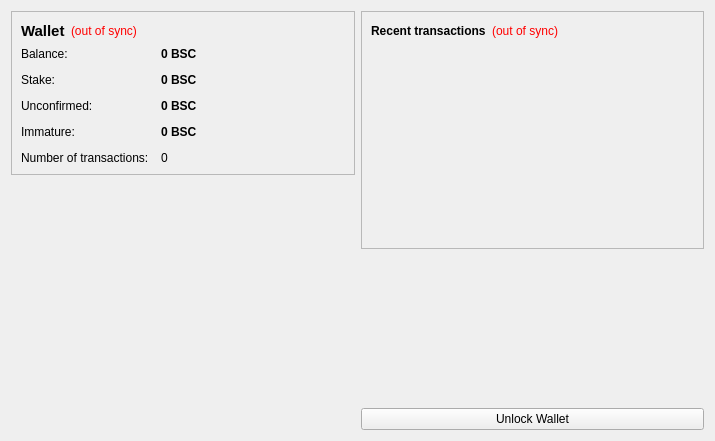
<?xml version="1.0" encoding="UTF-8"?>
<ui version="4.0">
 <class>OverviewPage</class>
 <widget class="QWidget" name="OverviewPage">
  <property name="geometry">
   <rect>
    <x>0</x>
    <y>0</y>
    <width>715</width>
    <height>441</height>
   </rect>
  </property>
  <property name="windowTitle">
   <string>Form</string>
  </property>
  <layout class="QHBoxLayout" name="horizontalLayout" stretch="1,1">
   <item>
    <layout class="QVBoxLayout" name="verticalLayout_2">
     <item>
      <widget class="QFrame" name="frame">
       <property name="frameShape">
        <enum>QFrame::StyledPanel</enum>
       </property>
       <property name="frameShadow">
        <enum>QFrame::Raised</enum>
       </property>
       <layout class="QVBoxLayout" name="verticalLayout_4">
        <item>
         <layout class="QHBoxLayout" name="horizontalLayout_4">
          <item>
           <widget class="QLabel" name="label_5">
            <property name="font">
             <font>
              <pointsize>11</pointsize>
              <weight>75</weight>
              <bold>true</bold>
             </font>
            </property>
            <property name="text">
             <string>Wallet</string>
            </property>
           </widget>
          </item>
          <item>
           <widget class="QLabel" name="labelWalletStatus">
            <property name="toolTip">
             <string>The displayed information may be out of date. Your wallet automatically synchronizes with the BonesCoin network after a connection is established, but this process has not completed yet.</string>
            </property>
            <property name="styleSheet">
             <string notr="true">QLabel { color: red; }</string>
            </property>
            <property name="text">
             <string notr="true">(out of sync)</string>
            </property>
            <property name="alignment">
             <set>Qt::AlignLeading|Qt::AlignLeft|Qt::AlignVCenter</set>
            </property>
           </widget>
          </item>
          <item>
           <spacer name="horizontalSpacer_2">
            <property name="orientation">
             <enum>Qt::Horizontal</enum>
            </property>
            <property name="sizeHint" stdset="0">
             <size>
              <width>40</width>
              <height>20</height>
             </size>
            </property>
           </spacer>
          </item>
         </layout>
        </item>
        <item>
         <layout class="QFormLayout" name="formLayout_2">
          <property name="fieldGrowthPolicy">
           <enum>QFormLayout::AllNonFixedFieldsGrow</enum>
          </property>
          <property name="horizontalSpacing">
           <number>12</number>
          </property>
          <property name="verticalSpacing">
           <number>12</number>
          </property>
          <item row="0" column="0">
           <widget class="QLabel" name="label">
            <property name="text">
             <string>Balance:</string>
            </property>
           </widget>
          </item>
          <item row="0" column="1">
           <widget class="QLabel" name="labelBalance">
            <property name="font">
             <font>
              <weight>75</weight>
              <bold>true</bold>
             </font>
            </property>
            <property name="cursor">
             <cursorShape>IBeamCursor</cursorShape>
            </property>
            <property name="toolTip">
             <string>Your current balance</string>
            </property>
            <property name="text">
             <string notr="true">0 BSC</string>
            </property>
            <property name="textInteractionFlags">
             <set>Qt::LinksAccessibleByMouse|Qt::TextSelectableByKeyboard|Qt::TextSelectableByMouse</set>
            </property>
           </widget>
          </item>
          <item row="1" column="0">
           <widget class="QLabel" name="label_6">
            <property name="text">
             <string>Stake:</string>
            </property>
           </widget>
          </item>
          <item row="1" column="1">
           <widget class="QLabel" name="labelStake">
            <property name="font">
             <font>
              <weight>75</weight>
              <bold>true</bold>
             </font>
            </property>
            <property name="cursor">
             <cursorShape>IBeamCursor</cursorShape>
            </property>
            <property name="toolTip">
             <string>Total of coins that was staked, and do not yet count toward the current balance</string>
            </property>
            <property name="text">
             <string notr="true">0 BSC</string>
            </property>
            <property name="textInteractionFlags">
             <set>Qt::LinksAccessibleByMouse|Qt::TextSelectableByKeyboard|Qt::TextSelectableByMouse</set>
            </property>
           </widget>
          </item>
          <item row="2" column="0">
           <widget class="QLabel" name="label_3">
            <property name="text">
             <string>Unconfirmed:</string>
            </property>
           </widget>
          </item>
          <item row="2" column="1">
           <widget class="QLabel" name="labelUnconfirmed">
            <property name="font">
             <font>
              <weight>75</weight>
              <bold>true</bold>
             </font>
            </property>
            <property name="cursor">
             <cursorShape>IBeamCursor</cursorShape>
            </property>
            <property name="toolTip">
             <string>Total of transactions that have yet to be confirmed, and do not yet count toward the current balance</string>
            </property>
            <property name="text">
             <string notr="true">0 BSC</string>
            </property>
            <property name="textInteractionFlags">
             <set>Qt::LinksAccessibleByMouse|Qt::TextSelectableByKeyboard|Qt::TextSelectableByMouse</set>
            </property>
           </widget>
          </item>
          <item row="3" column="0">
           <widget class="QLabel" name="labelImmatureText">
            <property name="text">
             <string>Immature:</string>
            </property>
           </widget>
          </item>
          <item row="3" column="1">
           <widget class="QLabel" name="labelImmature">
            <property name="font">
             <font>
              <weight>75</weight>
              <bold>true</bold>
             </font>
            </property>
            <property name="toolTip">
             <string>Mined balance that has not yet matured</string>
            </property>
            <property name="text">
             <string notr="true">0 BSC</string>
            </property>
            <property name="textInteractionFlags">
             <set>Qt::LinksAccessibleByMouse|Qt::TextSelectableByKeyboard|Qt::TextSelectableByMouse</set>
            </property>
           </widget>
          </item>
          <item row="4" column="0">
           <widget class="QLabel" name="label_2">
            <property name="text">
             <string>Number of transactions:</string>
            </property>
           </widget>
          </item>
          <item row="4" column="1">
           <widget class="QLabel" name="labelNumTransactions">
            <property name="toolTip">
             <string>Total number of transactions in wallet</string>
            </property>
            <property name="text">
             <string notr="true">0</string>
            </property>
           </widget>
          </item>
         </layout>
        </item>
       </layout>
      </widget>
     </item>
     <item>
      <spacer name="verticalSpacer">
       <property name="orientation">
        <enum>Qt::Vertical</enum>
       </property>
       <property name="sizeHint" stdset="0">
        <size>
         <width>20</width>
         <height>40</height>
        </size>
       </property>
      </spacer>
     </item>
     <item>
      <widget class="QLabel" name="label_6">
       <property name="text">
        <string/>
       </property>
       <property name="pixmap">
        <pixmap resource="../bitcoin.qrc">:/images/backg</pixmap>
       </property>
       <property name="scaledContents">
        <bool>false</bool>
       </property>
       <property name="alignment">
        <set>Qt::AlignCenter</set>
       </property>
       <property name="margin">
        <number>-2</number>
       </property>
      </widget>
     </item>
    </layout>
   </item>
   <item>
    <layout class="QVBoxLayout" name="verticalLayout_3">
     <item>
      <widget class="QFrame" name="frame_2">
       <property name="frameShape">
        <enum>QFrame::StyledPanel</enum>
       </property>
       <property name="frameShadow">
        <enum>QFrame::Raised</enum>
       </property>
       <layout class="QVBoxLayout" name="verticalLayout">
        <item>
         <layout class="QHBoxLayout" name="horizontalLayout_2">
          <item>
           <widget class="QLabel" name="label_4">
            <property name="text">
             <string>&lt;b&gt;Recent transactions&lt;/b&gt;</string>
            </property>
           </widget>
          </item>
          <item>
           <widget class="QLabel" name="labelTransactionsStatus">
            <property name="toolTip">
             <string>The displayed information may be out of date. Your wallet automatically synchronizes with the BonesCoin network after a connection is established, but this process has not completed yet.</string>
            </property>
            <property name="styleSheet">
             <string notr="true">QLabel { color: red; }</string>
            </property>
            <property name="text">
             <string notr="true">(out of sync)</string>
            </property>
            <property name="alignment">
             <set>Qt::AlignRight|Qt::AlignTrailing|Qt::AlignVCenter</set>
            </property>
           </widget>
          </item>
          <item>
           <spacer name="horizontalSpacer">
            <property name="orientation">
             <enum>Qt::Horizontal</enum>
            </property>
            <property name="sizeHint" stdset="0">
             <size>
              <width>40</width>
              <height>20</height>
             </size>
            </property>
           </spacer>
          </item>
         </layout>
        </item>
        <item>
         <widget class="QListView" name="listTransactions">
          <property name="styleSheet">
           <string notr="true">QListView { background: transparent; }</string>
          </property>
          <property name="frameShape">
           <enum>QFrame::NoFrame</enum>
          </property>
          <property name="verticalScrollBarPolicy">
           <enum>Qt::ScrollBarAlwaysOff</enum>
          </property>
          <property name="horizontalScrollBarPolicy">
           <enum>Qt::ScrollBarAlwaysOff</enum>
          </property>
          <property name="selectionMode">
           <enum>QAbstractItemView::NoSelection</enum>
          </property>
         </widget>
        </item>
       </layout>
      </widget>
     </item>
     <item>
      <spacer name="verticalSpacer_2">
       <property name="orientation">
        <enum>Qt::Vertical</enum>
       </property>
       <property name="sizeHint" stdset="0">
        <size>
         <width>20</width>
         <height>40</height>
        </size>
       </property>
      </spacer>
     </item>
     <item>
      <widget class="QPushButton" name="unlockWalletButton">
       <property name="text">
        <string>Unlock Wallet</string>
       </property>
      </widget>
     </item>
    </layout>
   </item>
  </layout>
 </widget>
 <resources>
  <include location="../bitcoin.qrc"/>
 </resources>
 <connections/>
</ui>
